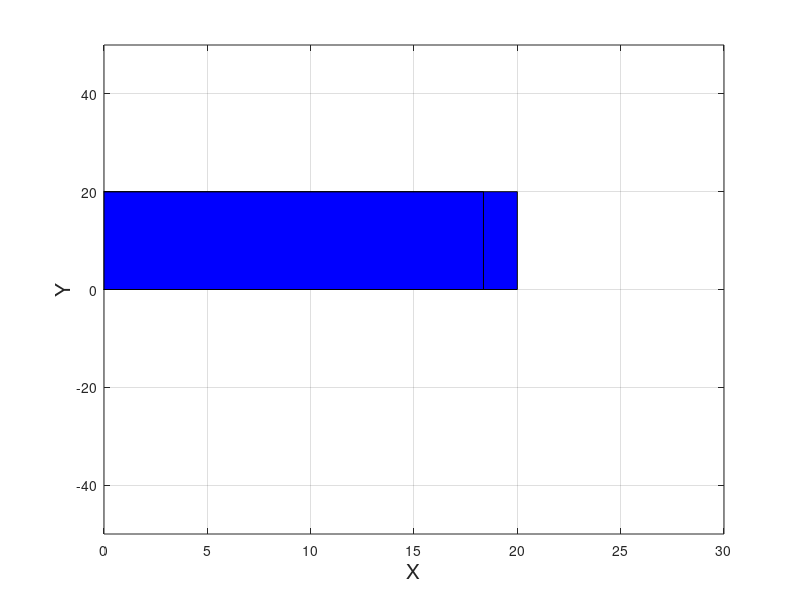

Recreate this plot in MATLAB.

clc;    
close all;  
clear;  
workspace;  % Make sure the workspace panel is showing.
format long g;
format compact;
fontSize = 13;
l = [0 20 20 0 0];
b=[0 0 20 20 0];
plot(l,b);
fill(l,b,'b');

EA= 47000000000;
EM= 24000000000;
S=100e6;
H = 0.032 + (0.06 - 0.032)*(1- exp(-235*S/EA));
Ms=3;
Mf=-29;
As=12;
Af=26;
alp= 11e-6;
T =13;
A=0;
eM = S/EM +H;
eA = S/EA + alp*(T);

if(T>Mf && T<Ms)
    A=eM;
end
if(T>As && T<Af)
    A=eA;
end
if(T>Ms && T<As)
    A=eM+eA;
end   
A=A*1000;
% Define oscillation parameters.
period = 10;
t = linspace(0, 2 * pi, 100);
if(T>12)
    x = A * sin(2 * pi * t / period);
end
if(T<12)
    x=A*(t/period);
end
% Define graphics parameters:
rectangleHeight = 20;
rectangleWidth = 20;
rectangleY1 = 0;
lineX = 15;
%axes.
grid on;
ylim([-50, 50]);
xlim([0, 30]);
xlabel('X', 'FontSize', 15);
ylabel('Y', 'FontSize', 15);
%Start the movement:
for k = 1 : length(x)
	
	r = rectangle('Position', [x(k), rectangleY1, rectangleWidth, rectangleHeight], 'FaceColor', 'b');
	
	drawnow;
	%Wait long enough to see it at this location.
	pause(0.1)
	%Delete the rectangle to prepare for the next one.
	if k < length(x) % Don't delete the very last one.
		delete(r);
	%	delete(hLine);
	end
end